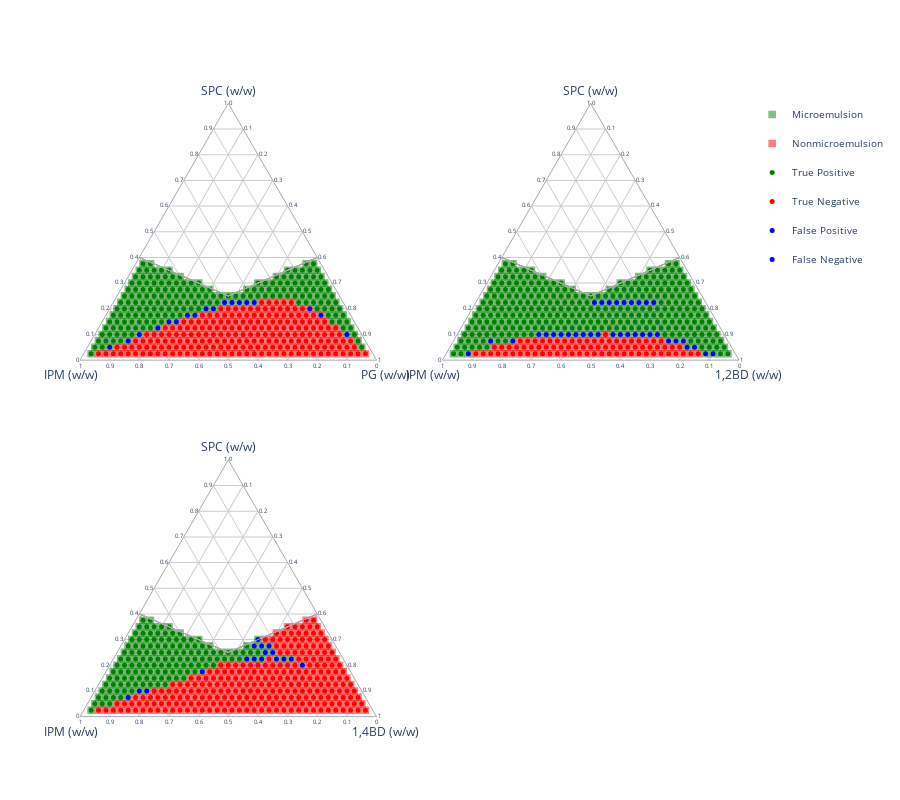

The code cell stored with this chart in its notebook:
### Markdown cell above
# Plot (unseen NPS)

### Code cell
# Create figure with subplots
columns = 2
rows = 2

sub_specs = list()
for j in range(columns):
    sub_specs.append({'type':'scatterternary'})

specs = list()
for i in range(rows):
    specs.append(sub_specs)

fig = make_subplots(
    rows = rows, 
    cols = columns,
    specs = specs)

# Plot each phase diagram
for i in range(int(phase_behaviour_unseen_NPS.shape[0]/pb_points)):

    # Helper values
    phase_diagram = i  # Phase diagram number
    j = phase_diagram*pb_points  # Starting point for each phase diagram dataset
    PS = phase_behaviour_unseen_NPS['PS'][j] # Polar solvent (PS) name abbreviation
    NPS = phase_behaviour_unseen_NPS['NPS'][j] # Non-polar solvent (NPS) name abbreviation

    row = int(np.floor(phase_diagram/columns)+1)
    column = np.remainder(phase_diagram,columns)+1

    # Show a sigle legend for related subplots
    legend = False
    if i == 0:
        legend = True

    for phase_behaviour_type, colour in color_map.items():
        # Get separate data series for microemulsions and non-micoremulsions and plot on ternary scatter plots
        if phase_behaviour_type == 'Microemulsion' or phase_behaviour_type == 'Nonmicroemulsion':
            SPC_conc = phase_behaviour_unseen_NPS[j:j+pb_points].loc[phase_behaviour_unseen_NPS['Experimental_phase_behaviour'] == phase_behaviour_type, 'SPC_concentration']
            NPS_conc = phase_behaviour_unseen_NPS[j:j+pb_points].loc[phase_behaviour_unseen_NPS['Experimental_phase_behaviour'] == phase_behaviour_type, 'NPS_concentration']
            PS_conc = phase_behaviour_unseen_NPS[j:j+pb_points].loc[phase_behaviour_unseen_NPS['Experimental_phase_behaviour'] == phase_behaviour_type, 'PS_concentration']
            
            fig.add_trace(go.Scatterternary({'mode':'markers', 'a':SPC_conc, 'b':NPS_conc, 'c':PS_conc,
                'marker_symbol':'square', 
                'marker_size':7.7,
                'marker_color':colour, 
                'marker_opacity':0.5,
                'legendgroup':phase_behaviour_type,  
                'showlegend':legend,
                'name':phase_behaviour_type,
                'hovertemplate':'PS: %{c}<br>SPC: %{a}<br> NPS: %{b}'}), 
                row = row, col = column)
        
        # Get separate data series for conformal predictions and plot on ternary scatter plots
        if phase_behaviour_type == 'True Positive' or phase_behaviour_type == 'True Negative' or phase_behaviour_type == 'False Negative' or phase_behaviour_type == 'False Positive' or phase_behaviour_type == 'Nonconforming':
            SPC_conc = phase_behaviour_unseen_NPS[j:j+pb_points].loc[phase_behaviour_unseen_NPS['Type_prediction'] == phase_behaviour_type, 'SPC_concentration']
            NPS_conc = phase_behaviour_unseen_NPS[j:j+pb_points].loc[phase_behaviour_unseen_NPS['Type_prediction'] == phase_behaviour_type, 'NPS_concentration']
            PS_conc = phase_behaviour_unseen_NPS[j:j+pb_points].loc[phase_behaviour_unseen_NPS['Type_prediction'] == phase_behaviour_type, 'PS_concentration']
            
            fig.add_trace(go.Scatterternary({'mode':'markers', 'a':SPC_conc, 'b':NPS_conc, 'c':PS_conc,
                'marker_symbol':'circle', 
                'marker_size': 5,
                'marker_color':colour, 
                'marker_opacity':1,
                'legendgroup':phase_behaviour_type,
                'showlegend':legend,  
                'name':phase_behaviour_type,
                'hovertemplate':'PS: %{c}<br>SPC: %{a}<br> NPS: %{b}'}), 
                row = row, col = column)
              
        # Plot investigated area boundary
        fig.add_trace(go.Scatterternary({'mode':'lines', 
        'a': area[0],
        'b': area[1],
        'c': area[2],
        'line_color':'#aaaaaa',
        'line_width':1, 
        'name': 'Boundary of investigated area',
        'showlegend':False,
        'hovertemplate':'PS: %{c}<br>SPC: %{a}<br> NPS: %{b}'}),
        row = row, col = column)

        # Update axis names
        fig.update_ternaries(aaxis_title = 'SPC (w/w)', 
                            baxis_title = str(NPS + ' (w/w)'), 
                            caxis_title = str(PS + ' (w/w)'), 
                            row = row, col = column)
                            
    # Update axis names
    fig.update_ternaries(aaxis_title = 'SPC (w/w)', 
                        baxis_title = str(NPS + ' (w/w)'), 
                        caxis_title = str(PS + ' (w/w)'), 
                        row = row, col = column)
    
# Update all plots formating
fig.update_ternaries(
    aaxis_dtick = 0.1, baxis_dtick = 0.1, caxis_dtick = 0.1,
    aaxis_linecolor = '#aaaaaa', baxis_linecolor = '#aaaaaa', caxis_linecolor = '#aaaaaa',
    aaxis_gridcolor = '#cccccc', baxis_gridcolor = '#cccccc', caxis_gridcolor = '#cccccc',
    aaxis_tickfont_size = 6, baxis_tickfont_size = 6, caxis_tickfont_size = 6, 
    bgcolor = 'white')

fig.update_layout(
    autosize = False,
    width = 900,
    height = 800, 
    font_size = 10)

fig.write_html("Predictions (unseen NPS).html")

### Figure 1 — Plotly figure (JSON) as saved in the notebook; plotly's stock layout.template omitted (floating-point values rounded to 4 significant figures; data arrays with more than 128 entries replaced by an {"elided": "..."} marker saying what was removed)
{"data": [{"a": {"elided": "201 float values"}, "b": {"elided": "201 float values"}, "c": {"elided": "201 float values"}, "hovertemplate": "PS: %{c}<br>SPC: %{a}<br> NPS: %{b}", "legendgroup": "Microemulsion", "marker": {"color": "green", "opacity": 0.5, "size": 7.7, "symbol": "square"}, "mode": "markers", "name": "Microemulsion", "showlegend": true, "subplot": "ternary", "type": "scatterternary"}, {"a": [0.4, 0.25, 0.4], "b": [0.6, 0.375, 0], "c": [0, 0.375, 0.6], "hovertemplate": "PS: %{c}<br>SPC: %{a}<br> NPS: %{b}", "line": {"color": "#aaaaaa", "width": 1}, "mode": "lines", "name": "Boundary of investigated area", "showlegend": false, "subplot": "ternary", "type": "scatterternary"}, {"a": {"elided": "206 float values"}, "b": {"elided": "206 float values"}, "c": {"elided": "206 float values"}, "hovertemplate": "PS: %{c}<br>SPC: %{a}<br> NPS: %{b}", "legendgroup": "Nonmicroemulsion", "marker": {"color": "red", "opacity": 0.5, "size": 7.7, "symbol": "square"}, "mode": "markers", "name": "Nonmicroemulsion", "showlegend": true, "subplot": "ternary", "type": "scatterternary"}, {"a": [0.4, 0.25, 0.4], "b": [0.6, 0.375, 0], "c": [0, 0.375, 0.6], "hovertemplate": "PS: %{c}<br>SPC: %{a}<br> NPS: %{b}", "line": {"color": "#aaaaaa", "width": 1}, "mode": "lines", "name": "Boundary of investigated area", "showlegend": false, "subplot": "ternary", "type": "scatterternary"}, {"a": {"elided": "185 float values"}, "b": {"elided": "185 float values"}, "c": {"elided": "185 float values"}, "hovertemplate": "PS: %{c}<br>SPC: %{a}<br> NPS: %{b}", "legendgroup": "True Positive", "marker": {"color": "green", "opacity": 1, "size": 5, "symbol": "circle"}, "mode": "markers", "name": "True Positive", "showlegend": true, "subplot": "ternary", "type": "scatterternary"}, {"a": [0.4, 0.25, 0.4], "b": [0.6, 0.375, 0], "c": [0, 0.375, 0.6], "hovertemplate": "PS: %{c}<br>SPC: %{a}<br> NPS: %{b}", "line": {"color": "#aaaaaa", "width": 1}, "mode": "lines", "name": "Boundary of investigated area", "showlegend": false, "subplot": "ternary", "type": "scatterternary"}, {"a": {"elided": "204 float values"}, "b": {"elided": "204 float values"}, "c": {"elided": "204 float values"}, "hovertemplate": "PS: %{c}<br>SPC: %{a}<br> NPS: %{b}", "legendgroup": "True Negative", "marker": {"color": "red", "opacity": 1, "size": 5, "symbol": "circle"}, "mode": "markers", "name": "True Negative", "showlegend": true, "subplot": "ternary", "type": "scatterternary"}, {"a": [0.4, 0.25, 0.4], "b": [0.6, 0.375, 0], "c": [0, 0.375, 0.6], "hovertemplate": "PS: %{c}<br>SPC: %{a}<br> NPS: %{b}", "line": {"color": "#aaaaaa", "width": 1}, "mode": "lines", "name": "Boundary of investigated area", "showlegend": false, "subplot": "ternary", "type": "scatterternary"}, {"a": [0.175, 0.2], "b": [0.1, 0.125], "c": [0.725, 0.675], "hovertemplate": "PS: %{c}<br>SPC: %{a}<br> NPS: %{b}", "legendgroup": "False Positive", "marker": {"color": "blue", "opacity": 1, "size": 5, "symbol": "circle"}, "mode": "markers", "name": "False Positive", "showlegend": true, "subplot": "ternary", "type": "scatterternary"}, {"a": [0.4, 0.25, 0.4], "b": [0.6, 0.375, 0], "c": [0, 0.375, 0.6], "hovertemplate": "PS: %{c}<br>SPC: %{a}<br> NPS: %{b}", "line": {"color": "#aaaaaa", "width": 1}, "mode": "lines", "name": "Boundary of investigated area", "showlegend": false, "subplot": "ternary", "type": "scatterternary"}, {"a": [0.05, 0.075, 0.1, 0.1, 0.125, 0.15, 0.15, 0.175, 0.175, 0.2, 0.2, 0.225, 0.225, 0.225, 0.225, 0.225], "b": [0.875, 0.8, 0.75, 0.05, 0.675, 0.625, 0.6, 0.55, 0.525, 0.475, 0.45, 0.4, 0.375, 0.35, 0.325, 0.3], "c": [0.075, 0.125, 0.15, 0.85, 0.2, 0.225, 0.25, 0.275, 0.3, 0.325, 0.35, 0.375, 0.4, 0.425, 0.45, 0.475], "hovertemplate": "PS: %{c}<br>SPC: %{a}<br> NPS: %{b}", "legendgroup": "False Negative", "marker": {"color": "blue", "opacity": 1, "size": 5, "symbol": "circle"}, "mode": "markers", "name": "False Negative", "showlegend": true, "subplot": "ternary", "type": "scatterternary"}, {"a": [0.4, 0.25, 0.4], "b": [0.6, 0.375, 0], "c": [0, 0.375, 0.6], "hovertemplate": "PS: %{c}<br>SPC: %{a}<br> NPS: %{b}", "line": {"color": "#aaaaaa", "width": 1}, "mode": "lines", "name": "Boundary of investigated area", "showlegend": false, "subplot": "ternary", "type": "scatterternary"}, {"a": {"elided": "329 float values"}, "b": {"elided": "329 float values"}, "c": {"elided": "329 float values"}, "hovertemplate": "PS: %{c}<br>SPC: %{a}<br> NPS: %{b}", "legendgroup": "Microemulsion", "marker": {"color": "green", "opacity": 0.5, "size": 7.7, "symbol": "square"}, "mode": "markers", "name": "Microemulsion", "showlegend": false, "subplot": "ternary2", "type": "scatterternary"}, {"a": [0.4, 0.25, 0.4], "b": [0.6, 0.375, 0], "c": [0, 0.375, 0.6], "hovertemplate": "PS: %{c}<br>SPC: %{a}<br> NPS: %{b}", "line": {"color": "#aaaaaa", "width": 1}, "mode": "lines", "name": "Boundary of investigated area", "showlegend": false, "subplot": "ternary2", "type": "scatterternary"}, {"a": [0.025, 0.025, 0.025, 0.025, 0.025, 0.025, 0.025, 0.025, 0.025, 0.025, 0.025, 0.025, 0.025, 0.025, 0.025, 0.025, 0.025, 0.025, 0.025, 0.025, 0.025, 0.025, 0.025, 0.025, 0.025, 0.025, 0.025, 0.025, 0.025, 0.025, 0.025, 0.05, 0.05, 0.05, 0.05, 0.05, 0.05, 0.05, 0.05, 0.05, 0.05, 0.05, 0.05, 0.05, 0.05, 0.05, 0.05, 0.05, 0.05, 0.05, 0.05, 0.05, 0.05, 0.05, 0.05, 0.05, 0.05, 0.075, 0.075, 0.075, 0.075, 0.075, 0.075, 0.075, 0.075, 0.075, 0.075, 0.075, 0.075, 0.075, 0.075, 0.075, 0.075, 0.075, 0.075, 0.075, 0.075, 0.1], "b": [0.875, 0.85, 0.825, 0.8, 0.775, 0.75, 0.725, 0.7, 0.675, 0.65, 0.625, 0.6, 0.575, 0.55, 0.525, 0.5, 0.475, 0.45, 0.425, 0.4, 0.375, 0.35, 0.325, 0.3, 0.275, 0.25, 0.225, 0.2, 0.175, 0.15, 0.125, 0.8, 0.775, 0.75, 0.725, 0.7, 0.675, 0.65, 0.625, 0.6, 0.575, 0.55, 0.525, 0.5, 0.475, 0.45, 0.425, 0.4, 0.375, 0.35, 0.325, 0.3, 0.275, 0.25, 0.225, 0.2, 0.175, 0.7, 0.675, 0.65, 0.625, 0.6, 0.575, 0.55, 0.525, 0.5, 0.475, 0.45, 0.425, 0.4, 0.375, 0.35, 0.325, 0.3, 0.275, 0.25, 0.225, 0.4], "c": [0.1, 0.125, 0.15, 0.175, 0.2, 0.225, 0.25, 0.275, 0.3, 0.325, 0.35, 0.375, 0.4, 0.425, 0.45, 0.475, 0.5, 0.525, 0.55, 0.575, 0.6, 0.625, 0.65, 0.675, 0.7, 0.725, 0.75, 0.775, 0.8, 0.825, 0.85, 0.15, 0.175, 0.2, 0.225, 0.25, 0.275, 0.3, 0.325, 0.35, 0.375, 0.4, 0.425, 0.45, 0.475, 0.5, 0.525, 0.55, 0.575, 0.6, 0.625, 0.65, 0.675, 0.7, 0.725, 0.75, 0.775, 0.225, 0.25, 0.275, 0.3, 0.325, 0.35, 0.375, 0.4, 0.425, 0.45, 0.475, 0.5, 0.525, 0.55, 0.575, 0.6, 0.625, 0.65, 0.675, 0.7, 0.5], "hovertemplate": "PS: %{c}<br>SPC: %{a}<br> NPS: %{b}", "legendgroup": "Nonmicroemulsion", "marker": {"color": "red", "opacity": 0.5, "size": 7.7, "symbol": "square"}, "mode": "markers", "name": "Nonmicroemulsion", "showlegend": false, "subplot": "ternary2", "type": "scatterternary"}, {"a": [0.4, 0.25, 0.4], "b": [0.6, 0.375, 0], "c": [0, 0.375, 0.6], "hovertemplate": "PS: %{c}<br>SPC: %{a}<br> NPS: %{b}", "line": {"color": "#aaaaaa", "width": 1}, "mode": "lines", "name": "Boundary of investigated area", "showlegend": false, "subplot": "ternary2", "type": "scatterternary"}, {"a": {"elided": "294 float values"}, "b": {"elided": "294 float values"}, "c": {"elided": "294 float values"}, "hovertemplate": "PS: %{c}<br>SPC: %{a}<br> NPS: %{b}", "legendgroup": "True Positive", "marker": {"color": "green", "opacity": 1, "size": 5, "symbol": "circle"}, "mode": "markers", "name": "True Positive", "showlegend": false, "subplot": "ternary2", "type": "scatterternary"}, {"a": [0.4, 0.25, 0.4], "b": [0.6, 0.375, 0], "c": [0, 0.375, 0.6], "hovertemplate": "PS: %{c}<br>SPC: %{a}<br> NPS: %{b}", "line": {"color": "#aaaaaa", "width": 1}, "mode": "lines", "name": "Boundary of investigated area", "showlegend": false, "subplot": "ternary2", "type": "scatterternary"}, {"a": [0.025, 0.025, 0.025, 0.025, 0.025, 0.025, 0.025, 0.025, 0.025, 0.025, 0.025, 0.025, 0.025, 0.025, 0.025, 0.025, 0.025, 0.025, 0.025, 0.025, 0.025, 0.025, 0.025, 0.025, 0.025, 0.025, 0.025, 0.025, 0.025, 0.025, 0.025, 0.05, 0.05, 0.05, 0.05, 0.05, 0.05, 0.05, 0.05, 0.05, 0.05, 0.05, 0.05, 0.05, 0.05, 0.05, 0.05, 0.05, 0.05, 0.05, 0.05, 0.05, 0.05, 0.05, 0.05, 0.05, 0.05, 0.075, 0.075, 0.075, 0.075, 0.075, 0.075, 0.075, 0.075, 0.075, 0.075, 0.075, 0.075, 0.075, 0.075, 0.075, 0.075, 0.075, 0.075, 0.075, 0.075, 0.1], "b": [0.875, 0.85, 0.825, 0.8, 0.775, 0.75, 0.725, 0.7, 0.675, 0.65, 0.625, 0.6, 0.575, 0.55, 0.525, 0.5, 0.475, 0.45, 0.425, 0.4, 0.375, 0.35, 0.325, 0.3, 0.275, 0.25, 0.225, 0.2, 0.175, 0.15, 0.125, 0.8, 0.775, 0.75, 0.725, 0.7, 0.675, 0.65, 0.625, 0.6, 0.575, 0.55, 0.525, 0.5, 0.475, 0.45, 0.425, 0.4, 0.375, 0.35, 0.325, 0.3, 0.275, 0.25, 0.225, 0.2, 0.175, 0.7, 0.675, 0.65, 0.625, 0.6, 0.575, 0.55, 0.525, 0.5, 0.475, 0.45, 0.425, 0.4, 0.375, 0.35, 0.325, 0.3, 0.275, 0.25, 0.225, 0.4], "c": [0.1, 0.125, 0.15, 0.175, 0.2, 0.225, 0.25, 0.275, 0.3, 0.325, 0.35, 0.375, 0.4, 0.425, 0.45, 0.475, 0.5, 0.525, 0.55, 0.575, 0.6, 0.625, 0.65, 0.675, 0.7, 0.725, 0.75, 0.775, 0.8, 0.825, 0.85, 0.15, 0.175, 0.2, 0.225, 0.25, 0.275, 0.3, 0.325, 0.35, 0.375, 0.4, 0.425, 0.45, 0.475, 0.5, 0.525, 0.55, 0.575, 0.6, 0.625, 0.65, 0.675, 0.7, 0.725, 0.75, 0.775, 0.225, 0.25, 0.275, 0.3, 0.325, 0.35, 0.375, 0.4, 0.425, 0.45, 0.475, 0.5, 0.525, 0.55, 0.575, 0.6, 0.625, 0.65, 0.675, 0.7, 0.5], "hovertemplate": "PS: %{c}<br>SPC: %{a}<br> NPS: %{b}", "legendgroup": "True Negative", "marker": {"color": "red", "opacity": 1, "size": 5, "symbol": "circle"}, "mode": "markers", "name": "True Negative", "showlegend": false, "subplot": "ternary2", "type": "scatterternary"}, {"a": [0.4, 0.25, 0.4], "b": [0.6, 0.375, 0], "c": [0, 0.375, 0.6], "hovertemplate": "PS: %{c}<br>SPC: %{a}<br> NPS: %{b}", "line": {"color": "#aaaaaa", "width": 1}, "mode": "lines", "name": "Boundary of investigated area", "showlegend": false, "subplot": "ternary2", "type": "scatterternary"}, {"a": [], "b": [], "c": [], "hovertemplate": "PS: %{c}<br>SPC: %{a}<br> NPS: %{b}", "legendgroup": "False Positive", "marker": {"color": "blue", "opacity": 1, "size": 5, "symbol": "circle"}, "mode": "markers", "name": "False Positive", "showlegend": false, "subplot": "ternary2", "type": "scatterternary"}, {"a": [0.4, 0.25, 0.4], "b": [0.6, 0.375, 0], "c": [0, 0.375, 0.6], "hovertemplate": "PS: %{c}<br>SPC: %{a}<br> NPS: %{b}", "line": {"color": "#aaaaaa", "width": 1}, "mode": "lines", "name": "Boundary of investigated area", "showlegend": false, "subplot": "ternary2", "type": "scatterternary"}, {"a": [0.025, 0.025, 0.025, 0.05, 0.05, 0.075, 0.075, 0.075, 0.075, 0.075, 0.1, 0.1, 0.1, 0.1, 0.1, 0.1, 0.1, 0.1, 0.1, 0.1, 0.1, 0.1, 0.1, 0.1, 0.1, 0.1, 0.225, 0.225, 0.225, 0.225, 0.225, 0.225, 0.225, 0.225, 0.225], "b": [0.9, 0.1, 0.075, 0.15, 0.125, 0.8, 0.725, 0.2, 0.175, 0.15, 0.625, 0.6, 0.575, 0.55, 0.525, 0.5, 0.475, 0.45, 0.425, 0.375, 0.35, 0.325, 0.3, 0.275, 0.25, 0.225, 0.375, 0.35, 0.325, 0.3, 0.275, 0.25, 0.225, 0.2, 0.175], "c": [0.075, 0.875, 0.9, 0.8, 0.825, 0.125, 0.2, 0.725, 0.75, 0.775, 0.275, 0.3, 0.325, 0.35, 0.375, 0.4, 0.425, 0.45, 0.475, 0.525, 0.55, 0.575, 0.6, 0.625, 0.65, 0.675, 0.4, 0.425, 0.45, 0.475, 0.5, 0.525, 0.55, 0.575, 0.6], "hovertemplate": "PS: %{c}<br>SPC: %{a}<br> NPS: %{b}", "legendgroup": "False Negative", "marker": {"color": "blue", "opacity": 1, "size": 5, "symbol": "circle"}, "mode": "markers", "name": "False Negative", "showlegend": false, "subplot": "ternary2", "type": "scatterternary"}, {"a": [0.4, 0.25, 0.4], "b": [0.6, 0.375, 0], "c": [0, 0.375, 0.6], "hovertemplate": "PS: %{c}<br>SPC: %{a}<br> NPS: %{b}", "line": {"color": "#aaaaaa", "width": 1}, "mode": "lines", "name": "Boundary of investigated area", "showlegend": false, "subplot": "ternary2", "type": "scatterternary"}, {"a": {"elided": "149 float values"}, "b": {"elided": "149 float values"}, "c": {"elided": "149 float values"}, "hovertemplate": "PS: %{c}<br>SPC: %{a}<br> NPS: %{b}", "legendgroup": "Microemulsion", "marker": {"color": "green", "opacity": 0.5, "size": 7.7, "symbol": "square"}, "mode": "markers", "name": "Microemulsion", "showlegend": false, "subplot": "ternary3", "type": "scatterternary"}, {"a": [0.4, 0.25, 0.4], "b": [0.6, 0.375, 0], "c": [0, 0.375, 0.6], "hovertemplate": "PS: %{c}<br>SPC: %{a}<br> NPS: %{b}", "line": {"color": "#aaaaaa", "width": 1}, "mode": "lines", "name": "Boundary of investigated area", "showlegend": false, "subplot": "ternary3", "type": "scatterternary"}, {"a": {"elided": "258 float values"}, "b": {"elided": "258 float values"}, "c": {"elided": "258 float values"}, "hovertemplate": "PS: %{c}<br>SPC: %{a}<br> NPS: %{b}", "legendgroup": "Nonmicroemulsion", "marker": {"color": "red", "opacity": 0.5, "size": 7.7, "symbol": "square"}, "mode": "markers", "name": "Nonmicroemulsion", "showlegend": false, "subplot": "ternary3", "type": "scatterternary"}, {"a": [0.4, 0.25, 0.4], "b": [0.6, 0.375, 0], "c": [0, 0.375, 0.6], "hovertemplate": "PS: %{c}<br>SPC: %{a}<br> NPS: %{b}", "line": {"color": "#aaaaaa", "width": 1}, "mode": "lines", "name": "Boundary of investigated area", "showlegend": false, "subplot": "ternary3", "type": "scatterternary"}, {"a": {"elided": "132 float values"}, "b": {"elided": "132 float values"}, "c": {"elided": "132 float values"}, "hovertemplate": "PS: %{c}<br>SPC: %{a}<br> NPS: %{b}", "legendgroup": "True Positive", "marker": {"color": "green", "opacity": 1, "size": 5, "symbol": "circle"}, "mode": "markers", "name": "True Positive", "showlegend": false, "subplot": "ternary3", "type": "scatterternary"}, {"a": [0.4, 0.25, 0.4], "b": [0.6, 0.375, 0], "c": [0, 0.375, 0.6], "hovertemplate": "PS: %{c}<br>SPC: %{a}<br> NPS: %{b}", "line": {"color": "#aaaaaa", "width": 1}, "mode": "lines", "name": "Boundary of investigated area", "showlegend": false, "subplot": "ternary3", "type": "scatterternary"}, {"a": {"elided": "258 float values"}, "b": {"elided": "258 float values"}, "c": {"elided": "258 float values"}, "hovertemplate": "PS: %{c}<br>SPC: %{a}<br> NPS: %{b}", "legendgroup": "True Negative", "marker": {"color": "red", "opacity": 1, "size": 5, "symbol": "circle"}, "mode": "markers", "name": "True Negative", "showlegend": false, "subplot": "ternary3", "type": "scatterternary"}, {"a": [0.4, 0.25, 0.4], "b": [0.6, 0.375, 0], "c": [0, 0.375, 0.6], "hovertemplate": "PS: %{c}<br>SPC: %{a}<br> NPS: %{b}", "line": {"color": "#aaaaaa", "width": 1}, "mode": "lines", "name": "Boundary of investigated area", "showlegend": false, "subplot": "ternary3", "type": "scatterternary"}, {"a": [], "b": [], "c": [], "hovertemplate": "PS: %{c}<br>SPC: %{a}<br> NPS: %{b}", "legendgroup": "False Positive", "marker": {"color": "blue", "opacity": 1, "size": 5, "symbol": "circle"}, "mode": "markers", "name": "False Positive", "showlegend": false, "subplot": "ternary3", "type": "scatterternary"}, {"a": [0.4, 0.25, 0.4], "b": [0.6, 0.375, 0], "c": [0, 0.375, 0.6], "hovertemplate": "PS: %{c}<br>SPC: %{a}<br> NPS: %{b}", "line": {"color": "#aaaaaa", "width": 1}, "mode": "lines", "name": "Boundary of investigated area", "showlegend": false, "subplot": "ternary3", "type": "scatterternary"}, {"a": [0.075, 0.1, 0.1, 0.175, 0.2, 0.225, 0.225, 0.225, 0.225, 0.225, 0.225, 0.25, 0.25, 0.275, 0.275, 0.275, 0.3], "b": [0.8, 0.75, 0.725, 0.5, 0.15, 0.325, 0.3, 0.275, 0.225, 0.2, 0.175, 0.25, 0.225, 0.275, 0.25, 0.225, 0.25], "c": [0.125, 0.15, 0.175, 0.325, 0.65, 0.45, 0.475, 0.5, 0.55, 0.575, 0.6, 0.5, 0.525, 0.45, 0.475, 0.5, 0.45], "hovertemplate": "PS: %{c}<br>SPC: %{a}<br> NPS: %{b}", "legendgroup": "False Negative", "marker": {"color": "blue", "opacity": 1, "size": 5, "symbol": "circle"}, "mode": "markers", "name": "False Negative", "showlegend": false, "subplot": "ternary3", "type": "scatterternary"}, {"a": [0.4, 0.25, 0.4], "b": [0.6, 0.375, 0], "c": [0, 0.375, 0.6], "hovertemplate": "PS: %{c}<br>SPC: %{a}<br> NPS: %{b}", "line": {"color": "#aaaaaa", "width": 1}, "mode": "lines", "name": "Boundary of investigated area", "showlegend": false, "subplot": "ternary3", "type": "scatterternary"}], "layout": {"autosize": false, "font": {"size": 10}, "height": 800, "ternary": {"aaxis": {"dtick": 0.1, "gridcolor": "#cccccc", "linecolor": "#aaaaaa", "tickfont": {"size": 6}, "title": {"text": "SPC (w/w)"}}, "baxis": {"dtick": 0.1, "gridcolor": "#cccccc", "linecolor": "#aaaaaa", "tickfont": {"size": 6}, "title": {"text": "IPM (w/w)"}}, "bgcolor": "white", "caxis": {"dtick": 0.1, "gridcolor": "#cccccc", "linecolor": "#aaaaaa", "tickfont": {"size": 6}, "title": {"text": "PG (w/w)"}}, "domain": {"x": [0, 0.45], "y": [0.575, 1]}}, "ternary2": {"aaxis": {"dtick": 0.1, "gridcolor": "#cccccc", "linecolor": "#aaaaaa", "tickfont": {"size": 6}, "title": {"text": "SPC (w/w)"}}, "baxis": {"dtick": 0.1, "gridcolor": "#cccccc", "linecolor": "#aaaaaa", "tickfont": {"size": 6}, "title": {"text": "IPM (w/w)"}}, "bgcolor": "white", "caxis": {"dtick": 0.1, "gridcolor": "#cccccc", "linecolor": "#aaaaaa", "tickfont": {"size": 6}, "title": {"text": "1,2BD (w/w)"}}, "domain": {"x": [0.55, 1], "y": [0.575, 1]}}, "ternary3": {"aaxis": {"dtick": 0.1, "gridcolor": "#cccccc", "linecolor": "#aaaaaa", "tickfont": {"size": 6}, "title": {"text": "SPC (w/w)"}}, "baxis": {"dtick": 0.1, "gridcolor": "#cccccc", "linecolor": "#aaaaaa", "tickfont": {"size": 6}, "title": {"text": "IPM (w/w)"}}, "bgcolor": "white", "caxis": {"dtick": 0.1, "gridcolor": "#cccccc", "linecolor": "#aaaaaa", "tickfont": {"size": 6}, "title": {"text": "1,4BD (w/w)"}}, "domain": {"x": [0, 0.45], "y": [0, 0.425]}}, "ternary4": {"aaxis": {"dtick": 0.1, "gridcolor": "#cccccc", "linecolor": "#aaaaaa", "tickfont": {"size": 6}}, "baxis": {"dtick": 0.1, "gridcolor": "#cccccc", "linecolor": "#aaaaaa", "tickfont": {"size": 6}}, "bgcolor": "white", "caxis": {"dtick": 0.1, "gridcolor": "#cccccc", "linecolor": "#aaaaaa", "tickfont": {"size": 6}}, "domain": {"x": [0.55, 1], "y": [0, 0.425]}}, "width": 900}}
